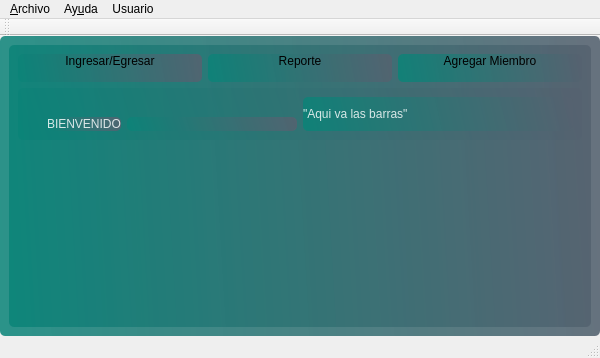
<?xml version="1.0" encoding="UTF-8"?>
<ui version="4.0">
 <class>Pantalla_principal</class>
 <widget class="QMainWindow" name="Pantalla_principal">
  <property name="geometry">
   <rect>
    <x>0</x>
    <y>0</y>
    <width>600</width>
    <height>358</height>
   </rect>
  </property>
  <property name="minimumSize">
   <size>
    <width>600</width>
    <height>0</height>
   </size>
  </property>
  <property name="windowTitle">
   <string>Salarios</string>
  </property>
  <property name="windowIcon">
   <iconset resource="icons.qrc">
    <normaloff>:/img/icons/icon.ico</normaloff>:/img/icons/icon.ico</iconset>
  </property>
  <widget class="QWidget" name="centralwidget">
   <property name="styleSheet">
    <string notr="true">background-color: qlineargradient(spread:pad, x1:0, y1:0.505682, x2:1, y2:0.477, stop:0 rgba(11, 131, 120, 219), stop:1 rgba(85, 98, 112, 226));
	color:rgba(255, 255, 255, 210);
	border-radius:5px;</string>
   </property>
   <layout class="QHBoxLayout" name="horizontalLayout_2">
    <item>
     <widget class="QWidget" name="widget" native="true">
      <property name="sizePolicy">
       <sizepolicy hsizetype="Expanding" vsizetype="Expanding">
        <horstretch>0</horstretch>
        <verstretch>0</verstretch>
       </sizepolicy>
      </property>
      <property name="minimumSize">
       <size>
        <width>0</width>
        <height>0</height>
       </size>
      </property>
      <property name="maximumSize">
       <size>
        <width>16777215</width>
        <height>16777215</height>
       </size>
      </property>
      <layout class="QVBoxLayout" name="verticalLayout_2">
       <item>
        <layout class="QHBoxLayout" name="horizontalLayout_4">
         <property name="topMargin">
          <number>0</number>
         </property>
         <item>
          <widget class="QPushButton" name="pushButton">
           <property name="styleSheet">
            <string notr="true">color: rgb(0, 0, 0);background-image: url(:/img/bg/ac.webp);
border-color: rgb(0, 0, 0);</string>
           </property>
           <property name="text">
            <string>Ingresar/Egresar
</string>
           </property>
          </widget>
         </item>
         <item>
          <widget class="QPushButton" name="pushButton_2">
           <property name="styleSheet">
            <string notr="true">color: rgb(0, 0, 0);background-image: url(:/img/bg/ac.webp);
border-color: rgb(0, 0, 0);</string>
           </property>
           <property name="text">
            <string>Reporte
</string>
           </property>
          </widget>
         </item>
         <item>
          <widget class="QPushButton" name="pushButton_3">
           <property name="styleSheet">
            <string notr="true">background-image: url(:/img/bg/ac.webp);
border-color: rgb(0, 0, 0);
color: rgb(0, 0, 0);</string>
           </property>
           <property name="text">
            <string>Agregar Miembro
</string>
           </property>
          </widget>
         </item>
        </layout>
       </item>
       <item>
        <widget class="QWidget" name="widget_4" native="true">
         <layout class="QHBoxLayout" name="horizontalLayout">
          <item>
           <layout class="QFormLayout" name="formLayout">
            <property name="leftMargin">
             <number>20</number>
            </property>
            <property name="topMargin">
             <number>20</number>
            </property>
            <item row="0" column="0">
             <widget class="QLabel" name="label">
              <property name="text">
               <string>BIENVENIDO</string>
              </property>
             </widget>
            </item>
            <item row="0" column="1">
             <widget class="QLabel" name="label_2">
              <property name="text">
               <string/>
              </property>
             </widget>
            </item>
           </layout>
          </item>
          <item>
           <layout class="QVBoxLayout" name="verticalLayout">
            <item>
             <widget class="QLabel" name="label_3">
              <property name="text">
               <string>&quot;Aqui va las barras&quot;</string>
              </property>
             </widget>
            </item>
           </layout>
          </item>
         </layout>
        </widget>
       </item>
       <item>
        <spacer name="verticalSpacer">
         <property name="orientation">
          <enum>Qt::Vertical</enum>
         </property>
         <property name="sizeHint" stdset="0">
          <size>
           <width>20</width>
           <height>70</height>
          </size>
         </property>
        </spacer>
       </item>
      </layout>
     </widget>
    </item>
   </layout>
  </widget>
  <widget class="QMenuBar" name="menubar">
   <property name="geometry">
    <rect>
     <x>0</x>
     <y>0</y>
     <width>600</width>
     <height>21</height>
    </rect>
   </property>
   <widget class="QMenu" name="menuArchivo">
    <property name="title">
     <string>&amp;Archivo</string>
    </property>
    <addaction name="actionNuevo"/>
    <addaction name="actionAbrir"/>
    <addaction name="actionGuardar"/>
    <addaction name="separator"/>
    <addaction name="actionCalcular"/>
    <addaction name="separator"/>
    <addaction name="actionSalir"/>
   </widget>
   <widget class="QMenu" name="menuAyuda">
    <property name="title">
     <string>Ay&amp;uda</string>
    </property>
    <addaction name="actionAcerca_de"/>
   </widget>
   <widget class="QMenu" name="menuUsuario">
    <property name="title">
     <string>Usuario</string>
    </property>
    <addaction name="actionMi_perfil"/>
   </widget>
   <addaction name="menuArchivo"/>
   <addaction name="menuAyuda"/>
   <addaction name="menuUsuario"/>
  </widget>
  <widget class="QStatusBar" name="statusbar"/>
  <widget class="QToolBar" name="toolBar">
   <property name="windowTitle">
    <string>toolBar</string>
   </property>
   <attribute name="toolBarArea">
    <enum>TopToolBarArea</enum>
   </attribute>
   <attribute name="toolBarBreak">
    <bool>false</bool>
   </attribute>
  </widget>
  <action name="actionNuevo">
   <property name="text">
    <string>&amp;Nuevo</string>
   </property>
   <property name="shortcut">
    <string>Ctrl+N</string>
   </property>
  </action>
  <action name="actionAbrir">
   <property name="text">
    <string>&amp;Abrir</string>
   </property>
   <property name="shortcut">
    <string>Ctrl+A</string>
   </property>
  </action>
  <action name="actionGuardar">
   <property name="text">
    <string>&amp;Guardar</string>
   </property>
   <property name="shortcut">
    <string>Ctrl+S</string>
   </property>
  </action>
  <action name="actionCalcular">
   <property name="text">
    <string>&amp;Calcular</string>
   </property>
   <property name="shortcut">
    <string>F1</string>
   </property>
  </action>
  <action name="actionSalir">
   <property name="text">
    <string>&amp;Salir</string>
   </property>
   <property name="shortcut">
    <string>Ctrl+Q</string>
   </property>
  </action>
  <action name="actionAcerca_de">
   <property name="text">
    <string>Acerca de Salarios</string>
   </property>
  </action>
  <action name="actionMi_perfil">
   <property name="text">
    <string>Mi perfil</string>
   </property>
  </action>
 </widget>
 <resources>
  <include location="icons.qrc"/>
 </resources>
 <connections/>
</ui>
